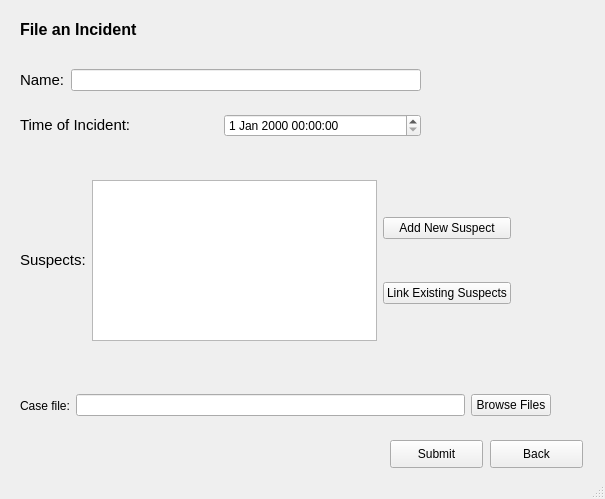
<?xml version="1.0" encoding="UTF-8"?>
<ui version="4.0">
 <class>MainWindow</class>
 <widget class="QMainWindow" name="MainWindow">
  <property name="geometry">
   <rect>
    <x>0</x>
    <y>0</y>
    <width>605</width>
    <height>499</height>
   </rect>
  </property>
  <property name="windowTitle">
   <string>MainWindow</string>
  </property>
  <widget class="QWidget" name="centralwidget">
   <widget class="QLabel" name="Title">
    <property name="geometry">
     <rect>
      <x>20</x>
      <y>20</y>
      <width>201</width>
      <height>41</height>
     </rect>
    </property>
    <property name="text">
     <string>&lt;html&gt;&lt;head/&gt;&lt;body&gt;&lt;p&gt;&lt;span style=&quot; font-size:12pt; font-weight:600;&quot;&gt;File an Incident&lt;/span&gt;&lt;/p&gt;&lt;p&gt;&lt;br/&gt;&lt;/p&gt;&lt;/body&gt;&lt;/html&gt;</string>
    </property>
   </widget>
   <widget class="QPushButton" name="incidentSubmit">
    <property name="geometry">
     <rect>
      <x>390</x>
      <y>440</y>
      <width>93</width>
      <height>28</height>
     </rect>
    </property>
    <property name="text">
     <string>Submit</string>
    </property>
   </widget>
   <widget class="QPushButton" name="incidentBack">
    <property name="geometry">
     <rect>
      <x>490</x>
      <y>440</y>
      <width>93</width>
      <height>28</height>
     </rect>
    </property>
    <property name="text">
     <string>Back</string>
    </property>
   </widget>
   <widget class="QWidget" name="horizontalLayoutWidget">
    <property name="geometry">
     <rect>
      <x>20</x>
      <y>380</y>
      <width>531</width>
      <height>51</height>
     </rect>
    </property>
    <layout class="QHBoxLayout" name="horizontalLayout">
     <item>
      <widget class="QLabel" name="caseFileTitle">
       <property name="text">
        <string>&lt;html&gt;&lt;head/&gt;&lt;body&gt;&lt;p&gt;&lt;span style=&quot; font-size:11pt;&quot;&gt;Case file:&lt;/span&gt;&lt;/p&gt;&lt;/body&gt;&lt;/html&gt;</string>
       </property>
      </widget>
     </item>
     <item>
      <widget class="QLineEdit" name="caseFileDisplay"/>
     </item>
     <item>
      <widget class="QPushButton" name="casefileBrowse">
       <property name="text">
        <string>Browse Files</string>
       </property>
      </widget>
     </item>
    </layout>
   </widget>
   <widget class="QWidget" name="horizontalLayoutWidget_2">
    <property name="geometry">
     <rect>
      <x>20</x>
      <y>60</y>
      <width>401</width>
      <height>41</height>
     </rect>
    </property>
    <layout class="QHBoxLayout" name="horizontalLayout_2">
     <item>
      <widget class="QLabel" name="codenameDisplay">
       <property name="font">
        <font>
         <pointsize>11</pointsize>
        </font>
       </property>
       <property name="text">
        <string>&lt;html&gt;&lt;head/&gt;&lt;body&gt;&lt;p&gt;Name:&lt;/p&gt;&lt;/body&gt;&lt;/html&gt;</string>
       </property>
      </widget>
     </item>
     <item>
      <widget class="QLineEdit" name="caseName"/>
     </item>
    </layout>
   </widget>
   <widget class="QWidget" name="horizontalLayoutWidget_3">
    <property name="geometry">
     <rect>
      <x>20</x>
      <y>100</y>
      <width>401</width>
      <height>51</height>
     </rect>
    </property>
    <layout class="QHBoxLayout" name="horizontalLayout_3">
     <item>
      <widget class="QLabel" name="TimeDisplay">
       <property name="font">
        <font>
         <pointsize>11</pointsize>
        </font>
       </property>
       <property name="text">
        <string>&lt;html&gt;&lt;head/&gt;&lt;body&gt;&lt;p&gt;&lt;span style=&quot; font-size:11pt;&quot;&gt;Time of Incident:&lt;/span&gt;&lt;/p&gt;&lt;/body&gt;&lt;/html&gt;</string>
       </property>
      </widget>
     </item>
     <item>
      <widget class="QDateTimeEdit" name="incidentTime"/>
     </item>
    </layout>
   </widget>
   <widget class="QWidget" name="horizontalLayoutWidget_4">
    <property name="geometry">
     <rect>
      <x>20</x>
      <y>180</y>
      <width>491</width>
      <height>161</height>
     </rect>
    </property>
    <layout class="QHBoxLayout" name="horizontalLayout_4">
     <item>
      <widget class="QLabel" name="suspectDisplay">
       <property name="text">
        <string>&lt;html&gt;&lt;head/&gt;&lt;body&gt;&lt;p&gt;&lt;span style=&quot; font-size:11pt;&quot;&gt;Suspects:&lt;/span&gt;&lt;/p&gt;&lt;/body&gt;&lt;/html&gt;</string>
       </property>
      </widget>
     </item>
     <item>
      <widget class="QListWidget" name="suspectList"/>
     </item>
     <item>
      <layout class="QVBoxLayout" name="verticalLayout_2">
       <item>
        <widget class="QPushButton" name="newSuspect">
         <property name="text">
          <string>Add New Suspect</string>
         </property>
        </widget>
       </item>
       <item>
        <widget class="QPushButton" name="existingLink">
         <property name="text">
          <string>Link Existing Suspects</string>
         </property>
        </widget>
       </item>
      </layout>
     </item>
    </layout>
   </widget>
  </widget>
  <widget class="QStatusBar" name="statusbar"/>
 </widget>
 <resources/>
 <connections/>
</ui>
